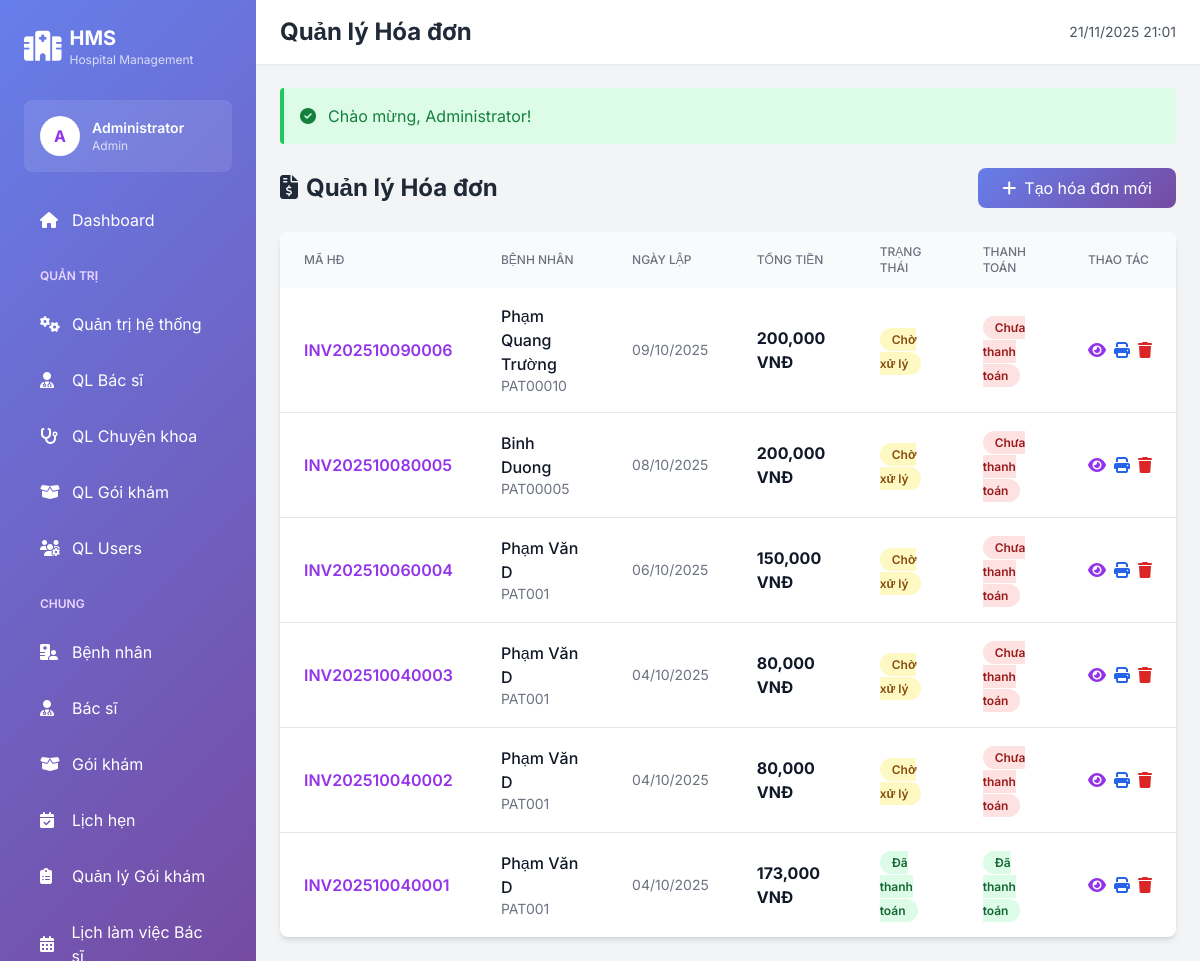
Screenshot of /WebBenhvien/hospital-management-system/public/invoices (signed in) with the database file from the repository.
### tables this page shows
CREATE TABLE `invoices` (
  `id` int(11) NOT NULL,
  `invoice_code` varchar(20) NOT NULL,
  `appointment_id` int(11) DEFAULT NULL,
  `patient_id` int(11) NOT NULL,
  `total_amount` decimal(10,2) NOT NULL DEFAULT 0.00,
  `discount_amount` decimal(10,2) DEFAULT 0.00,
  `tax_amount` decimal(10,2) DEFAULT 0.00,
  `final_amount` decimal(10,2) NOT NULL,
  `status` enum('pending','paid','cancelled','refunded') DEFAULT 'pending',
  `payment_method` enum('cash','momo','vnpay','bank_transfer') DEFAULT 'cash',
  `payment_status` enum('unpaid','paid','partial','refunded') DEFAULT 'unpaid',
  `notes` text DEFAULT NULL,
  `issued_date` timestamp NOT NULL DEFAULT current_timestamp(),
  `paid_date` timestamp NULL DEFAULT NULL,
  `due_date` date DEFAULT NULL,
  `created_at` timestamp NOT NULL DEFAULT current_timestamp(),
  `updated_at` timestamp NOT NULL DEFAULT current_timestamp() ON UPDATE current_timestamp()
);

CREATE TABLE `users` (
  `id` int(11) NOT NULL,
  `username` varchar(50) NOT NULL,
  `email` varchar(100) NOT NULL,
  `password` varchar(255) NOT NULL,
  `full_name` varchar(100) NOT NULL,
  `phone` varchar(20) DEFAULT NULL,
  `date_of_birth` date DEFAULT NULL,
  `gender` enum('male','female','other') DEFAULT 'other',
  `address` text DEFAULT NULL,
  `avatar` varchar(255) DEFAULT NULL,
  `role` enum('admin','doctor','patient','staff','receptionist') DEFAULT 'patient',
  `is_active` tinyint(1) DEFAULT 1,
  `created_at` timestamp NOT NULL DEFAULT current_timestamp(),
  `updated_at` timestamp NOT NULL DEFAULT current_timestamp() ON UPDATE current_timestamp()
);

CREATE TABLE `patients` (
  `id` int(11) NOT NULL,
  `user_id` int(11) NOT NULL,
  `patient_code` varchar(20) NOT NULL,
  `date_of_birth` date DEFAULT NULL,
  `gender` enum('male','female','other') DEFAULT NULL,
  `address` text DEFAULT NULL,
  `blood_type` varchar(5) DEFAULT NULL,
  `allergies` text DEFAULT NULL,
  `medical_history` text DEFAULT NULL,
  `emergency_contact` varchar(100) DEFAULT NULL,
  `emergency_phone` varchar(20) DEFAULT NULL,
  `insurance_number` varchar(50) DEFAULT NULL,
  `insurance_provider` varchar(100) DEFAULT NULL,
  `updated_at` timestamp NOT NULL DEFAULT current_timestamp() ON UPDATE current_timestamp()
);

### app/Views/invoices/index.php (the view, shortened to what the rows shown need)
<div class="bg-white rounded-lg shadow-md overflow-hidden">
    <?php if (empty($invoices)): ?>
        <div class="p-12 text-center">
            <i class="fas fa-file-invoice text-6xl text-gray-300 mb-4"></i>
            <p class="text-gray-500 text-lg">Chưa có hóa đơn nào</p>
        </div>
    <?php else: ?>
        <div class="overflow-x-auto">
            <table class="w-full">
                <thead class="bg-gray-50">
                    <tr>
                        <th class="px-6 py-3 text-left text-xs font-medium text-gray-500 uppercase">Mã HĐ</th>
                        <?php if (!Auth::isPatient()): ?>
                        <th class="px-6 py-3 text-left text-xs font-medium text-gray-500 uppercase">Bệnh nhân</th>
                        <?php endif; ?>
                        <th class="px-6 py-3 text-left text-xs font-medium text-gray-500 uppercase">Ngày lập</th>
                        <th class="px-6 py-3 text-left text-xs font-medium text-gray-500 uppercase">Tổng tiền</th>
                        <th class="px-6 py-3 text-left text-xs font-medium text-gray-500 uppercase">Trạng thái</th>
                        <th class="px-6 py-3 text-left text-xs font-medium text-gray-500 uppercase">Thanh toán</th>
                        <th class="px-6 py-3 text-left text-xs font-medium text-gray-500 uppercase">Thao tác</th>
                    </tr>
                </thead>
                <tbody class="divide-y divide-gray-200">
                    <?php foreach ($invoices as $invoice): ?>
                    <tr class="hover:bg-gray-50">
                        <td class="px-6 py-4">
                            <span class="font-semibold text-purple-600"><?= htmlspecialchars($invoice['invoice_code']) ?></span>
                        </td>
                        <?php if (!Auth::isPatient()): ?>
                        <td class="px-6 py-4">
                            <div>
                                <p class="font-medium text-gray-900"><?= htmlspecialchars($invoice['patient_name']) ?></p>
                                <p class="text-sm text-gray-500"><?= htmlspecialchars($invoice['patient_code']) ?></p>
                            </div>
                        </td>
                        <?php endif; ?>
                        <td class="px-6 py-4 text-sm text-gray-500">
                            <?= date('d/m/Y', strtotime($invoice['issued_date'])) ?>
                        </td>
                        <td class="px-6 py-4">
                            <span class="font-bold text-gray-900"><?= number_format($invoice['final_amount']) ?> VNĐ</span>
                        </td>
                        <td class="px-6 py-4">
                            <?php
                            $statusColors = [
                                'pending' => 'bg-yellow-100 text-yellow-800',
                                'paid' => 'bg-green-100 text-green-800',
                                'cancelled' => 'bg-red-100 text-red-800',
                                'refunded' => 'bg-gray-100 text-gray-800'
                            ];
                            $statusLabels = [
                                'pending' => 'Chờ xử lý',
                                'paid' => 'Đã thanh toán',
                                'cancelled' => 'Đã hủy',
                                'refunded' => 'Đã hoàn tiền'
                            ];
                            ?>
                            <span class="px-3 py-1 rounded-full text-xs font-semibold <?= $statusColors[$invoice['status']] ?>">
                                <?= $statusLabels[$invoice['status']] ?>
                            </span>
                        </td>
                        <td class="px-6 py-4">
                            <?php
                            $paymentColors = [
                                'unpaid' => 'bg-red-100 text-red-800',
                                'paid' => 'bg-green-100 text-green-800',
                                'partial' => 'bg-yellow-100 text-yellow-800',
                                'refunded' => 'bg-gray-100 text-gray-800'
                            ];
                            $paymentLabels = [
                                'unpaid' => 'Chưa thanh toán',
                                'paid' => 'Đã thanh toán',
                                'partial' => 'Thanh toán 1 phần',
                                'refunded' => 'Đã hoàn tiền'
                            ];
                            ?>
                            <span class="px-3 py-1 rounded-full text-xs font-semibold <?= $paymentColors[$invoice['payment_status']] ?>">
                                <?= $paymentLabels[$invoice['payment_status']] ?>
                            </span>
                        </td>
                        <td class="px-6 py-4">
                            <div class="flex items-center space-x-2">
                                <a href="<?= APP_URL ?>/invoices/<?= $invoice['id'] ?>"
                                   class="text-purple-600 hover:text-purple-900" title="Chi tiết">
                                    <i class="fas fa-eye"></i>
                                </a>
                                <a href="<?= APP_URL ?>/invoices/<?= $invoice['id'] ?>/print"
                                   class="text-blue-600 hover:text-blue-900" title="In" target="_blank">
                                    <i class="fas fa-print"></i>
                                </a>
                                <?php if (Auth::isAdmin()): ?>
                                <button onclick="if(confirm('Xác nhận xóa?')) window.location.href='<?= APP_URL ?>/invoices/<?= $invoice['id'] ?>/delete'"
                                        class="text-red-600 hover:text-red-900" title="Xóa">
                                    <i class="fas fa-trash"></i>
                                </button>
                                <?php endif; ?>
                            </div>
                        </td>
                    </tr>
                    <?php endforeach; ?>
                </tbody>
            </table>
        </div>
    <?php endif; ?>
</div>
<?php
require_once APP_PATH . '/Views/layouts/main.php';
?>

### rows the page displays
invoices: invoice_code "INV202510090006", users.full_name "Phạm Quang Trường", patient.patient_code "PAT00010", issued_date "09/10/2025", final_amount "200,000", status "Chờ xử lý", payment_status "Chưa thanh toán"
invoices: invoice_code "INV202510080005", users.full_name "Binh Duong", patient.patient_code "PAT00005", issued_date "08/10/2025", final_amount "200,000", status "Chờ xử lý", payment_status "Chưa thanh toán"
invoices: invoice_code "INV202510060004", users.full_name "Phạm Văn D", patient.patient_code "PAT001", issued_date "06/10/2025", final_amount "150,000", status "Chờ xử lý", payment_status "Chưa thanh toán"
invoices: invoice_code "INV202510040003", users.full_name "Phạm Văn D", patient.patient_code "PAT001", issued_date "04/10/2025", final_amount "80,000", status "Chờ xử lý", payment_status "Chưa thanh toán"
invoices: invoice_code "INV202510040002", users.full_name "Phạm Văn D", patient.patient_code "PAT001", issued_date "04/10/2025", final_amount "80,000", status "Chờ xử lý", payment_status "Chưa thanh toán"
invoices: invoice_code "INV202510040001", users.full_name "Phạm Văn D", patient.patient_code "PAT001", issued_date "04/10/2025", final_amount "173,000", status "Đã thanh toán", payment_status "Đã thanh toán"

### other values shown
substr(Auth::user()['full_name'], 0, 1) "A"
Auth::user()['full_name'] "Administrator"
Auth::role() "Admin"
$page_title "Quản lý Hóa đơn"
$_SESSION['success'] "Chào mừng, Administrator!"
